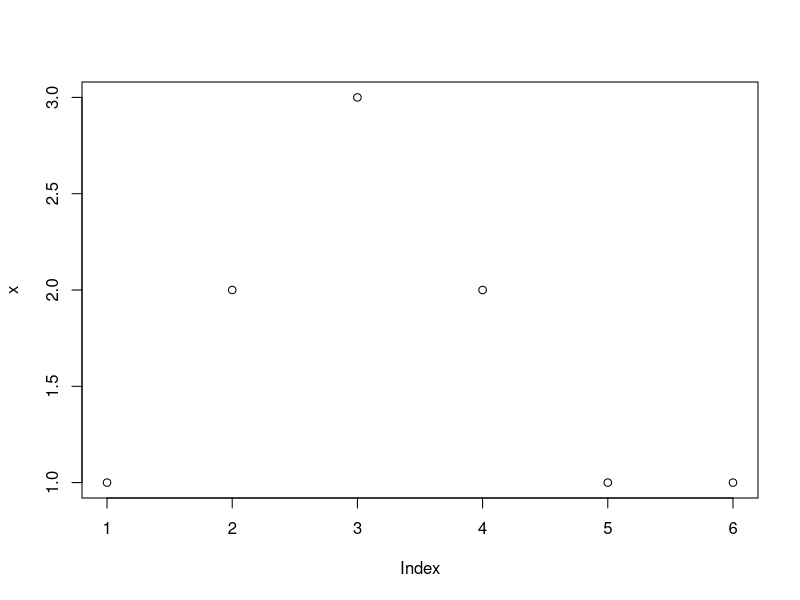
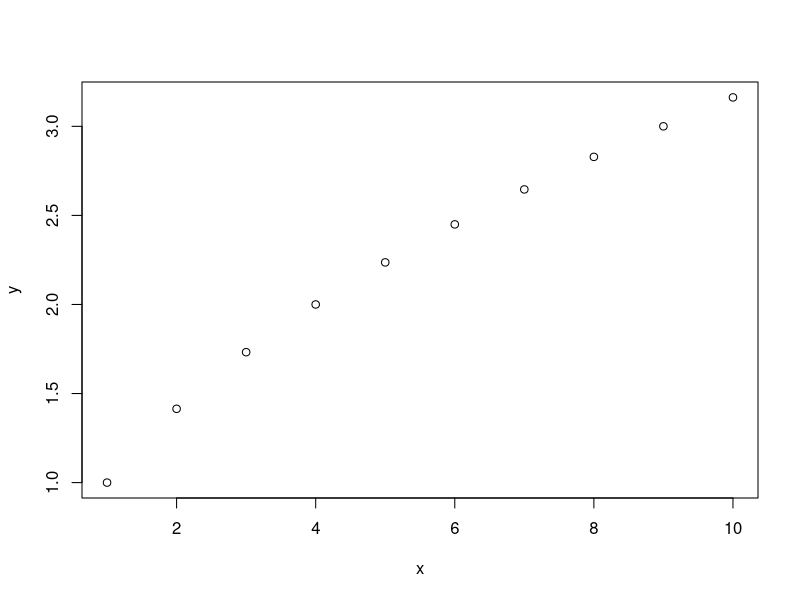
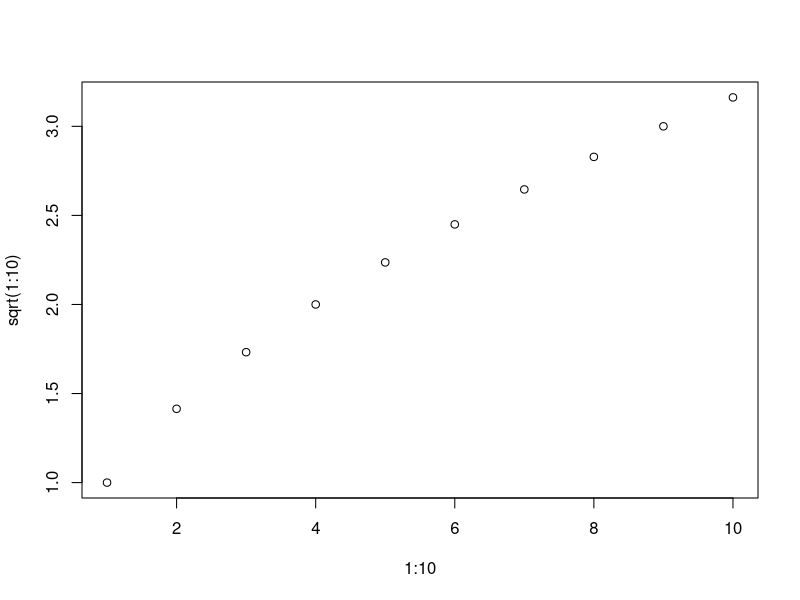
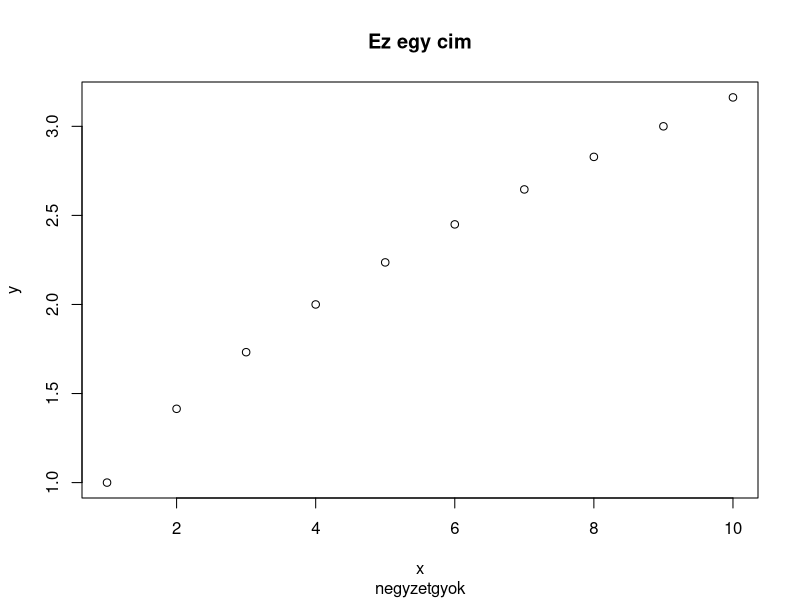
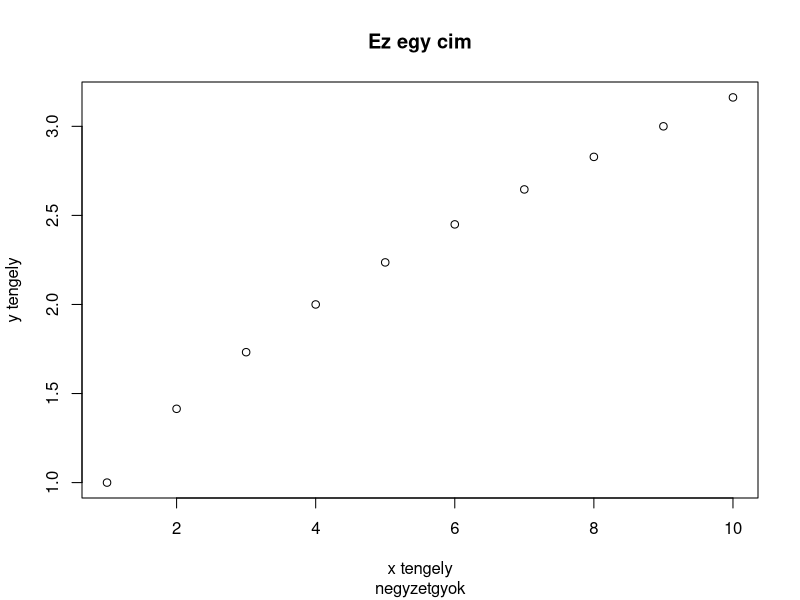
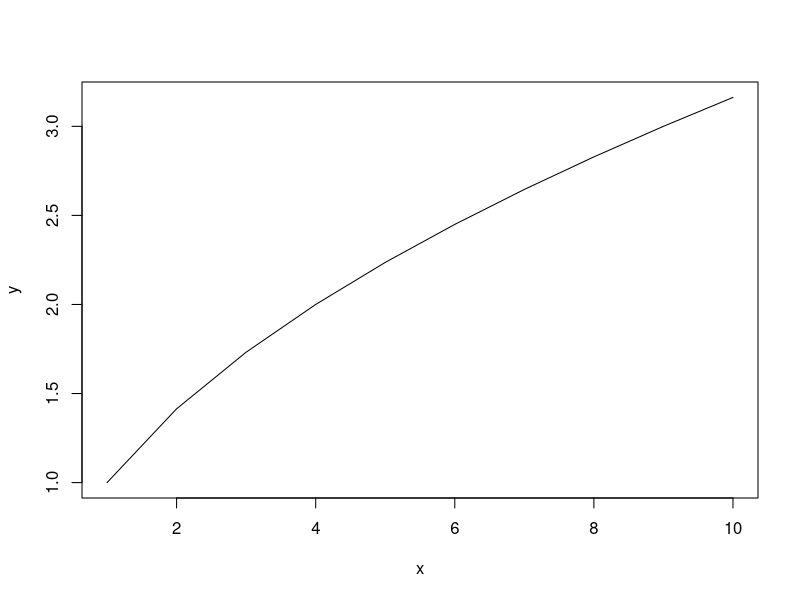
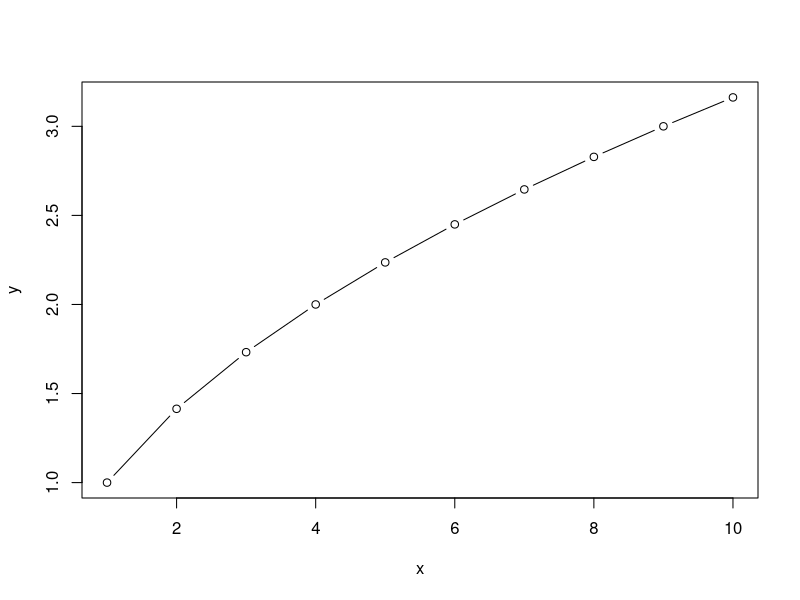
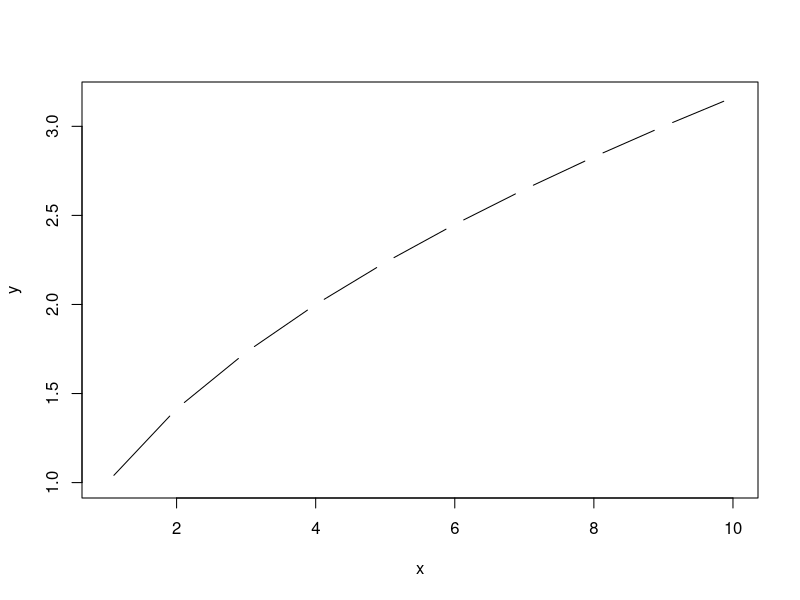

These charts were generated, in order, by the following R code: (Note: this script raises an error after producing the figures.)
## ---- chunk 1
x <- c(1,2,3,2,1,1)
plot(x)
## ---- chunk 2
x <- 1:10
y <- sqrt(1:10)
x
y
plot(x, y)
## ---- chunk 3
plot(1:10, sqrt(1:10))
## ---- chunk 4
plot(x, y
     , main = "Ez egy cim"
     , sub = "negyzetgyok"
)
## ---- chunk 5
plot(x, y
     , main = "Ez egy cim"
     , sub = "negyzetgyok"
     , xlab = "x tengely"
     , ylab = "y tengely"
)
## ---- chunk 6
plot(x, y, type="l")
## ---- chunk 7
plot(x, y, type="b")
## ---- chunk 8
plot(x, y, type="c")
## ---- chunk 9
plot(x, y, type="o")
## ---- chunk 10
plot(x, y, type="h")
## ---- chunk 11
z <- (1:10)^(1/3)
z
plot(x, y)
points(x, z)
## ---- chunk 12
z <- (1:10)^(1/3)
z
plot(x, y)
lines(x, z)
## ---- chunk 13
plot(x, y
     , xlim = c(2, 8) # x tengely minimuma es maximuma
     , ylim = c(0, 4) # y tengely minimuma es maximuma
     )
## ---- chunk 14
plot(x, y, log="xy")
## ---- chunk 15
par("col")
## ---- chunk 16
par(col="red")
plot(x, y)
plot(x, y, col="black")
## ---- chunk 17
colors()
## ---- chunk 18
plot(x, y
     , col = c("purple", "tomato", "navy")
     )
## ---- chunk 19
plot(x, y
     , pch = c(5, 19, 15)
     )
points(x, z
       , pch = c(1, "a", "@")
       )
## ---- chunk 20
plot(x, y
     , type = "l"
     , lty = 3 # type of line
     , col = "violet" # color of line
     , lwd = 2 # width of line
     )
lines(x, z
      , lty = "dotted" # also type of line
      , lwd = 3
      )
## ---- chunk 21
plot(x, y
     , cex = 3
     , cex.axis=2
     , las = 1
     )
## ---- chunk 22
mar_orig <- par("mar")
mar_orig
## ---- chunk 23
par(mar = c(1,1,0,3) )
plot(x, y)
par(mar = mar_orig)
## ---- chunk 24
par(mfrow=c(3,2)) # 3 sor es 2 oszlop
plot(x,y
     , main="Elso plot"
     )
plot(x,y
     , main="Masodik plot"
     , log="x"
     )
plot(x,y
     , main="Harmadik plot"
     , log="y"
     )
plot(x,y
     , main="Negyedik plot"
     , log="xy"
     )
plot(log(x),log(y)
     , main="Otodik plot"
     )
plot(x,y
     , main="Hatodik plot"
     , type="l"
     , las=1
     )
par(mfrow=c(1,1)) # visszaallitjuk eredeti abrazolasra
## ---- chunk 25
hunt <- read.table("cells_huntington.dat", sep="\t", header=TRUE, dec=",")
str(hunt)

beka <- read.table("beka.csv", sep=",", header=TRUE, dec=".")
str(beka)
## ---- chunk 26
hunt[hunt$vesicle.type == "Prim", ] # csak a primer vezikulak
hunt[hunt$Cell.culture == "TD_MPS1.3", ] # csak a TD_MPS1.3 kulturabol szarmazo vezikulak
# csak azok a primer vezikulak melyek a TD_MPS1.3 kulturabol szarmaznak
hunt[hunt$vesicle.type == "Prim" & hunt$Cell.culture == "TD_MPS1.3", ] 
hunt[ , "Perimeter..nm."] # az adatbazis vezikula kerulet adatai

# csak a vezikula adatai azoknak a primer vezikulaknak melyek a TD_MPS1.3 kulturabol szarmaznak
hunt[hunt$vesicle.type == "Prim" & hunt$Cell.culture == "TD_MPS1.3", "Perimeter..nm."]

# az utobbival egyenerteku:
# ez azert van mert a "Perimeter..nm." a hatodik oszlop neve. 
#Vagyis az oszlop neveket behelyettesithetjuk azzal, hogy hanyadik oszlop!!!
hunt[hunt$vesicle.type == "Prim" & hunt$Cell.culture == "TD_MPS1.3", 6]

## ---- chunk 27
vezik <- hunt[hunt$vesicle.type == "Prim" & hunt$Cell.culture == "TD_MPS1.3", 6]
str(vezik)
vezik
## ---- chunk 28
hist(vezik)
## ---- chunk 29
hist(vezik
     , col=rainbow(5)
     , breaks=5
     , xlab="Vezikula kerulet [nm]"
     , main= "Primer vezikulak TD_MPS1.3 sejtvonalbol"
     , las=1
     )

## ---- chunk 30
hist(vezik
     , col=rainbow(5)
     , breaks=200
     , xlab="Vezikula kerulet [nm]"
     , main= "Primer vezikulak TD_MPS1.3 sejtvonalbol"
     , las=1
     )

## ---- chunk 31
plot( density(vezik) )
## ---- chunk 32
par(mfrow=c(2,2))
boxplot(beka$thossz, main= "Alap beállítás", cex.main = 0.7)
boxplot(beka$thossz,range = 0, main = "min-Q1-median-Q3-max", cex.main = 0.7)
boxplot(beka$thossz,range = 1, main = "(Q1-1*IQR)-Q1-median-Q3-(Q3+1*IQR)", cex.main = 0.7)
boxplot(beka$thossz,range = 1.5, main = "(Q1-1.5*IQR)-Q1-median-Q3-(Q3+1.5*IQR)", cex.main = 0.7)
par(mfrow=c(1,1))
## ---- chunk 33
boxplot(beka$thossz, col = "red", las = 1)
## ---- chunk 34
boxplot(beka$tomeg ~ beka$faj, col = 2:4, las = 1, xlab = "", ylab = "Tömeg [g]")
## ---- chunk 35
par(mfrow=c(1,2))
hist(vezik, main="Hisztogram")
barplot(vezik, main="Barplot")
par(mfrow=c(1,1))
## ---- chunk 36
barplot(c(CHF=322.45,EUR=340.17,USD=303.91,AUD=187.48,BGN=173.92,BRL=62.54,CAD=218.72,CNY=43.39), 
        main="Arfolyamok", ylab="HUF")
## ---- chunk 37
table(beka$faj)
barplot(table(beka$faj), las = 1, xlab = "", ylab = "Gyakoriság")
## ---- chunk 38
curve(x^2, xlim=c(-2,2))
## ---- chunk 39
table(csoradat$Csorhossz_kat)
## ---- chunk 40
pie(table(csoradat$Csorhossz_kat))
## ---- chunk 41
myfile = read.csv("EduMicrobialEnvironmentSE.csv", header=T, sep=",")

#View(myfile)
str(myfile)
table(myfile$Group2)
table(myfile$oxotol)
table(myfile$temprange)

## ---- chunk 42
barplot(table(myfile$Group2))

barplot(table(myfile$temprange))

hist(myfile$temp_opt.C.)
plot(density(myfile$temp_opt.C.))

boxplot(myfile$temp_opt.C.~myfile$oxotol)

plot(x=myfile$temp_opt.C.,y=myfile$Q)
plot(x=myfile$temp_opt.C.,y=log10(myfile$Genome_size))
plot(x=(myfile$bG+myfile$bC),y=myfile$A)
## ---- chunk 43
par(mar=(c(bottom=4,left=10,top=4, right=4))) #margok beallitasa
barplot(table(myfile$Group2)
        , main="Taxonomic distribution"
        , xlab="Domain", ylab="Occurence"
        , col=rainbow(2)
        , cex.lab=2
        , cex.axis=1.5
        , cex.names=2
        )

par(mar=(c(bottom=4,left=5,top=4, right=4)))
barplot(table(myfile$temprange) 
        , main="Temperature range"
        , xlab="", ylab="Occurence"
        , col=c("red","green","blue", "orange")
        , cex.lab=2 
        , cex.axis=1.5
        , cex.names=2
        )

barplot(table(myfile$oxotol),main="Oxygen tolerance",
        xlab="",ylab="Occurence",
        col=rainbow(length(names(table(myfile$oxotol)))),
        cex.lab=2, cex.axis=1.5, cex.names=1.5
        )

par(mar=(c(bottom=4,left=5,top=4, right=4)))
hist(myfile$temp_opt.C.
        , main="Histogram of temperature optimum"
        , xlab="Temperature(°C)", ylab="Occurence"
        , col=c("red")
        , cex.lab=2
        , cex.axis=1.5
        , ylim=c(0,200)
     )

par(mar=(c(bottom=4,left=5,top=4, right=4)))
hist(myfile$pH_opt
     , main="pH optimum"
     , xlab="ph", ylab="Occurence"
     , col=c("green")
     , cex.lab=2
     , cex.axis=1.5
     , ylim=c(0,200)
     )

par(mar=(c(bottom=5,left=5,top=4, right=4)))
hist(myfile$pH_opt
     , main="Salt conc. optimum"
     , xlab="NaCl conc.[(w/V)%]",ylab="Occurence"
     , col=c("blue")
     , cex.lab=2
     , cex.axis=1.5
     , ylim=c(0,200)
     )


boxplot(myfile$temp_opt.C.~myfile$temprange,
        ylab="Temperature(°C)",
        col=c("red","green","blue", "orange"),
        cex.lab=2, cex.axis=1.5, cex.names=2)


boxplot(myfile$temp_opt.C.~myfile$Group2,
        xlab="Domain",ylab="Temperature(°C)",
        col=rainbow(2), cex.lab=2, cex.axis=1.5, cex.names=2)

boxplot(myfile$temp_opt.C.~myfile$oxotol,
        xlab="Domain",ylab="Temperature(°C)",
        col=rainbow(length(names(table(myfile$oxotol)))),
        cex.lab=2, cex.axis=1.5, cex.names=2)

par(mar=(c(bottom=5,left=5,top=5, right=5)))
plot(myfile$temp_opt.C., log10(myfile$Genome_size)
     , ylab="log10(Genome size)", xlab="Temperature(°C)"
     , col="purple"
     , cex.lab=2
     , cex.axis=1.5
     , pch=20
     , ylim=c(5.5,7.5), xlim=c(0,100)
     )

plot(myfile$temp_opt.C., myfile$bG+myfile$bC
     , ylab="GC-content", xlab="Temperature(°C)"
     , col="red", cex.lab=2, cex.axis=1.5,pch=1
     , ylim=c(0,1), xlim=c(0,100)
     )

plot(myfile$bG+myfile$bC, myfile$A
     , ylab="Alanine content of proteins", xlab="GC-content of the genome"
     , col="red" 
     , cex.lab=2
     , cex.axis=1.5
     ,pch=1
     , ylim=c(0,0.2), xlim=c(0.2,0.8)
     )

## ---- chunk 44
AA_ALL=myfile[,19:39]
Temp_ALL=myfile$temp_opt.C.
GC_ALL=myfile$bG+myfile$bC

# sajat szinskala letrehozasa RGB kodokkal
colorsch=c("#0F820F", "#C8C8C8","#A9A9A9","#0F820F", "#E60A0A",
           "#FA9600", "#0F820F","#145AFF","#145AFF", "#E60A0A",
           "#FA9600", "#DC9682","#00DCDC","#00DCDC", "#3232AA",
           "#3232AA", "#E6E600","#8282D2","#E6E600", "#B45AB4","#FF1493")

aalist=c("L","A","G","V",
         "E","S","I","K",
         "R","D","T","P",
         "N","Q","F","Y",
         "M","H","C","W","TER")

aalist=c("Leu","Ala","Gly","Val",
         "Glu","Ser","Ile","Lys",
         "Arg","Asp","Thr","Pro",
         "Asn","Gln","Phe","Tyr",
         "Met","His","Cys","Trp")  

par(mfrow = c(4,5), mar=c(4,5,1,1),bg="white",new=FALSE)
for (n in 1:20){#par(mar = c(4, 4, 4, 4) + 0.1) #PLOT
  plot(Temp_ALL,AA_ALL[,n],xlab = "Temperature (°C)", ylab = "Proportion",
       ylim = c(0,0.15),xlim=c(0,100),cex.lab=1.5,cex.axis=1.5,pch=".")
  legend("topright", legend = aalist[n], lwd = 0,cex=1.5,
         col = colorsch[n], ncol=1,
         pt.bg = colorsch[n], pch = 21, bty = "n")}

par(mfrow = c(4,5), mar=c(4,5,1,1),bg="white",new=FALSE)
for (n in 1:20){#par(mar = c(4, 4, 4, 4) + 0.1) #PLOT
  plot(GC_ALL,AA_ALL[,n],xlab = "GC-content", ylab = "Proportion",
       ylim = c(0,0.15),xlim=c(0,1),cex.lab=1.5,cex.axis=1.5,pch=".")
  legend("topright", legend = aalist[n], lwd = 0,cex=1.5,
         col = colorsch[n], ncol=1,
         pt.bg = colorsch[n], pch = 21, bty = "n")}

par(mfrow = c(1,1), mar=c(4,5,1,1),bg="white",new=FALSE)
